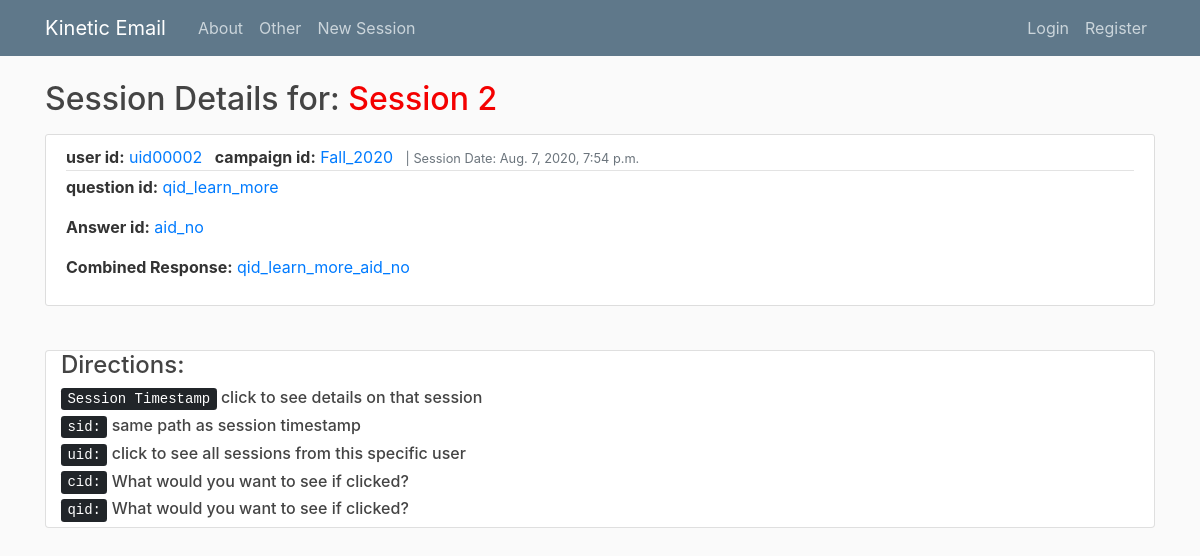
/session/2/, run on the app's committed database.
### blog/models.py (models this page shows, shortened)
class Session(models.Model):
    uid = models.CharField(max_length=50)
    cid = models.CharField(max_length=50)  # switched from eid
    qid = models.CharField(max_length=50)
    aid = models.CharField(max_length=50)
    session_date = models.DateTimeField(auto_now_add=True)
    def qid_plus_aid(self):
        return '{}_{}'.format(self.qid, self.aid)

### blog/views.py (the view)
# urls.py: path('session/<int:pk>/', SessionDetailView.as_view(), name='session-detail'),  # <pk> = model's id number
class SessionDetailView(DetailView):
    model = Session

### blog/templates/blog/session_detail.html
{% extends "blog/base.html" %}
{% block content %}
<h2 class="mb-3">Session Details for: <font color="#f40000">Session {{ object.id }}</font></h2>
    <article class="media content-section">
      <div class="media-body">
        <div class="article-metadata">
          <b>user id:</b> <a class="mr-2" href="{% url 'uid-sessions' object.uid %}">{{ object.uid }}</a>
          <b>campaign id:</b> <a class="mr-2" href="{% url 'cid-sessions' object.cid %}">{{ object.cid }}</a>
          <small class="text-muted">   |    Session Date: {{ object.session_date }}</small>
        </div>
          <p><b>question id:</b> <a class="article-content" href="{% url 'qid-sessions' object.qid %}">{{ object.qid }}</a></p>
          <p><b>Answer id:</b> <a class="article-content" href="#">{{ object.aid }}</a></p>
          <p><b>Combined Response:</b> <a class="article-content" href="#">{{ object.qid_plus_aid }}</a></p>
      </div>
    </article>
<br>
    <div class="card">
        <div class="col-sm-12">
            <h4>Directions:</h4>
            <h6><kbd>Session Timestamp</kbd> click to see details on that session</h6>
            <h6><kbd>sid:</kbd> same path as session timestamp</h6>
            <h6><kbd>uid:</kbd> click to see all sessions from this specific user</h6>
            <h6><kbd>cid:</kbd> What would you want to see if clicked?</h6>
            <h6><kbd>qid:</kbd> What would you want to see if clicked?</h6>
        </div>
    </div>
{% endblock content %}

### blog/static/blog/main.css (style rules this page uses)
body { background: #fafafa; color: #333333; margin-top: 5rem; }
h1, h2, h3, h4, h5, h6 { color: #444444; }
.content-section { background: #ffffff; padding: 10px 20px; border: 1px solid #dddddd; border-radius: 3px; margin-bottom: 20px; }
.article-content { white-space: pre-line; }
.article-metadata { padding-bottom: 1px; margin-bottom: 4px; border-bottom: 1px solid #e3e3e3 }

### data on the page
Session: id "2", uid "uid00002", cid "Fall_2020", session_date "Aug. 7, 2020, 7:54 p.m.", qid "qid_learn_more", aid "aid_no", qid_plus_aid "qid_learn_more_aid_no"
